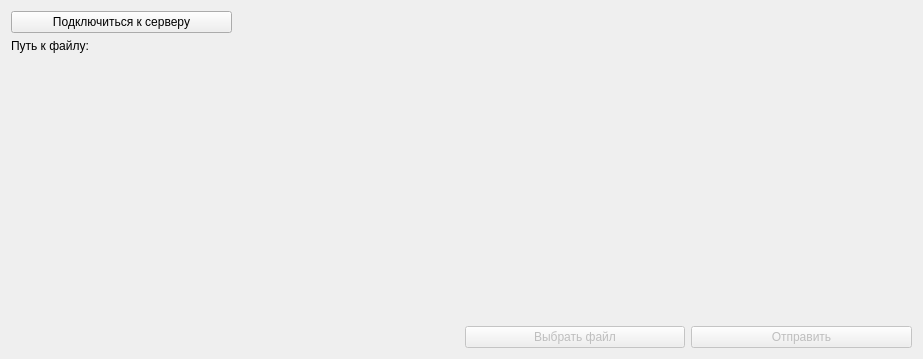
<?xml version="1.0" encoding="UTF-8"?>
<ui version="4.0">
 <class>Widget</class>
 <widget class="QWidget" name="Widget">
  <property name="geometry">
   <rect>
    <x>0</x>
    <y>0</y>
    <width>923</width>
    <height>359</height>
   </rect>
  </property>
  <property name="windowTitle">
   <string>ARMO_Client</string>
  </property>
  <layout class="QGridLayout" name="gridLayout">
   <item row="0" column="0">
    <widget class="QPushButton" name="pushButton_connect_to_server">
     <property name="text">
      <string>Подключиться к серверу</string>
     </property>
    </widget>
   </item>
   <item row="1" column="0">
    <widget class="QLabel" name="label">
     <property name="text">
      <string>Путь к файлу:</string>
     </property>
    </widget>
   </item>
   <item row="1" column="1" colspan="3">
    <widget class="QLabel" name="label_file_path">
     <property name="text">
      <string/>
     </property>
    </widget>
   </item>
   <item row="3" column="0" colspan="4">
    <spacer name="verticalSpacer">
     <property name="orientation">
      <enum>Qt::Vertical</enum>
     </property>
     <property name="sizeHint" stdset="0">
      <size>
       <width>898</width>
       <height>37</height>
      </size>
     </property>
    </spacer>
   </item>
   <item row="4" column="0" colspan="2">
    <spacer name="horizontalSpacer">
     <property name="orientation">
      <enum>Qt::Horizontal</enum>
     </property>
     <property name="sizeHint" stdset="0">
      <size>
       <width>444</width>
       <height>20</height>
      </size>
     </property>
    </spacer>
   </item>
   <item row="4" column="2">
    <widget class="QPushButton" name="pushButton_chooseFile">
     <property name="enabled">
      <bool>false</bool>
     </property>
     <property name="text">
      <string>Выбрать файл</string>
     </property>
    </widget>
   </item>
   <item row="4" column="3">
    <widget class="QPushButton" name="pushButton_sendFile">
     <property name="enabled">
      <bool>false</bool>
     </property>
     <property name="text">
      <string>Отправить</string>
     </property>
    </widget>
   </item>
   <item row="2" column="0" colspan="4">
    <widget class="QLabel" name="label_image">
     <property name="minimumSize">
      <size>
       <width>201</width>
       <height>191</height>
      </size>
     </property>
     <property name="text">
      <string/>
     </property>
    </widget>
   </item>
  </layout>
 </widget>
 <resources/>
 <connections/>
</ui>
